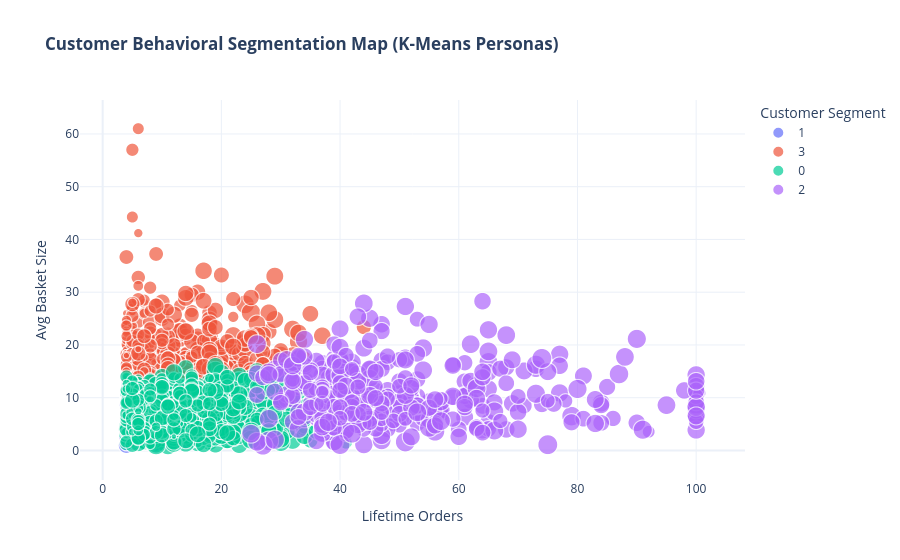

The notebook cell saved with this chart:
### Code cell
fig_cluster = px.scatter(
    customer_df.sample(n=min(3000, len(customer_df)), random_state=42),
    x='total_orders',
    y='avg_basket_size',
    color=customer_df.sample(n=min(3000, len(customer_df)), random_state=42)['cluster'].astype(str),
    size='user_reorder_ratio',
    labels={'total_orders': 'Lifetime Orders', 'avg_basket_size': 'Avg Basket Size', 'color': 'Customer Segment'},
    title='<b>Customer Behavioral Segmentation Map (K-Means Personas)</b>'
)
fig_cluster.update_layout(template='plotly_white')
fig_cluster.show()

### Figure 1 — Plotly figure (JSON) as saved in the notebook; plotly's stock layout.template omitted (floating-point values rounded to 4 significant figures; data arrays with more than 128 entries replaced by an {"elided": "..."} marker saying what was removed)
{"data": [{"hovertemplate": "Customer Segment=1<br>Lifetime Orders=%{x}<br>Avg Basket Size=%{y}<br>user_reorder_ratio=%{marker.size}<extra></extra>", "legendgroup": "1", "marker": {"color": "#636efa", "size": {"elided": "1026 float values"}, "sizemode": "area", "sizeref": 0.002407, "symbol": "circle"}, "mode": "markers", "name": "1", "showlegend": true, "type": "scattergl", "x": {"elided": "1026 int values"}, "xaxis": "x", "y": {"elided": "1026 float values"}, "yaxis": "y"}, {"hovertemplate": "Customer Segment=3<br>Lifetime Orders=%{x}<br>Avg Basket Size=%{y}<br>user_reorder_ratio=%{marker.size}<extra></extra>", "legendgroup": "3", "marker": {"color": "#EF553B", "size": {"elided": "497 float values"}, "sizemode": "area", "sizeref": 0.002407, "symbol": "circle"}, "mode": "markers", "name": "3", "showlegend": true, "type": "scattergl", "x": {"elided": "497 int values"}, "xaxis": "x", "y": {"elided": "497 float values"}, "yaxis": "y"}, {"hovertemplate": "Customer Segment=0<br>Lifetime Orders=%{x}<br>Avg Basket Size=%{y}<br>user_reorder_ratio=%{marker.size}<extra></extra>", "legendgroup": "0", "marker": {"color": "#00cc96", "size": {"elided": "1084 float values"}, "sizemode": "area", "sizeref": 0.002407, "symbol": "circle"}, "mode": "markers", "name": "0", "showlegend": true, "type": "scattergl", "x": {"elided": "1084 int values"}, "xaxis": "x", "y": {"elided": "1084 float values"}, "yaxis": "y"}, {"hovertemplate": "Customer Segment=2<br>Lifetime Orders=%{x}<br>Avg Basket Size=%{y}<br>user_reorder_ratio=%{marker.size}<extra></extra>", "legendgroup": "2", "marker": {"color": "#ab63fa", "size": {"elided": "393 float values"}, "sizemode": "area", "sizeref": 0.002407, "symbol": "circle"}, "mode": "markers", "name": "2", "showlegend": true, "type": "scattergl", "x": {"elided": "393 int values"}, "xaxis": "x", "y": {"elided": "393 float values"}, "yaxis": "y"}], "layout": {"legend": {"itemsizing": "constant", "title": {"text": "Customer Segment"}, "tracegroupgap": 0}, "title": {"text": "<b>Customer Behavioral Segmentation Map (K-Means Personas)</b>"}, "xaxis": {"anchor": "y", "domain": [0, 1], "title": {"text": "Lifetime Orders"}}, "yaxis": {"anchor": "x", "domain": [0, 1], "title": {"text": "Avg Basket Size"}}}}
